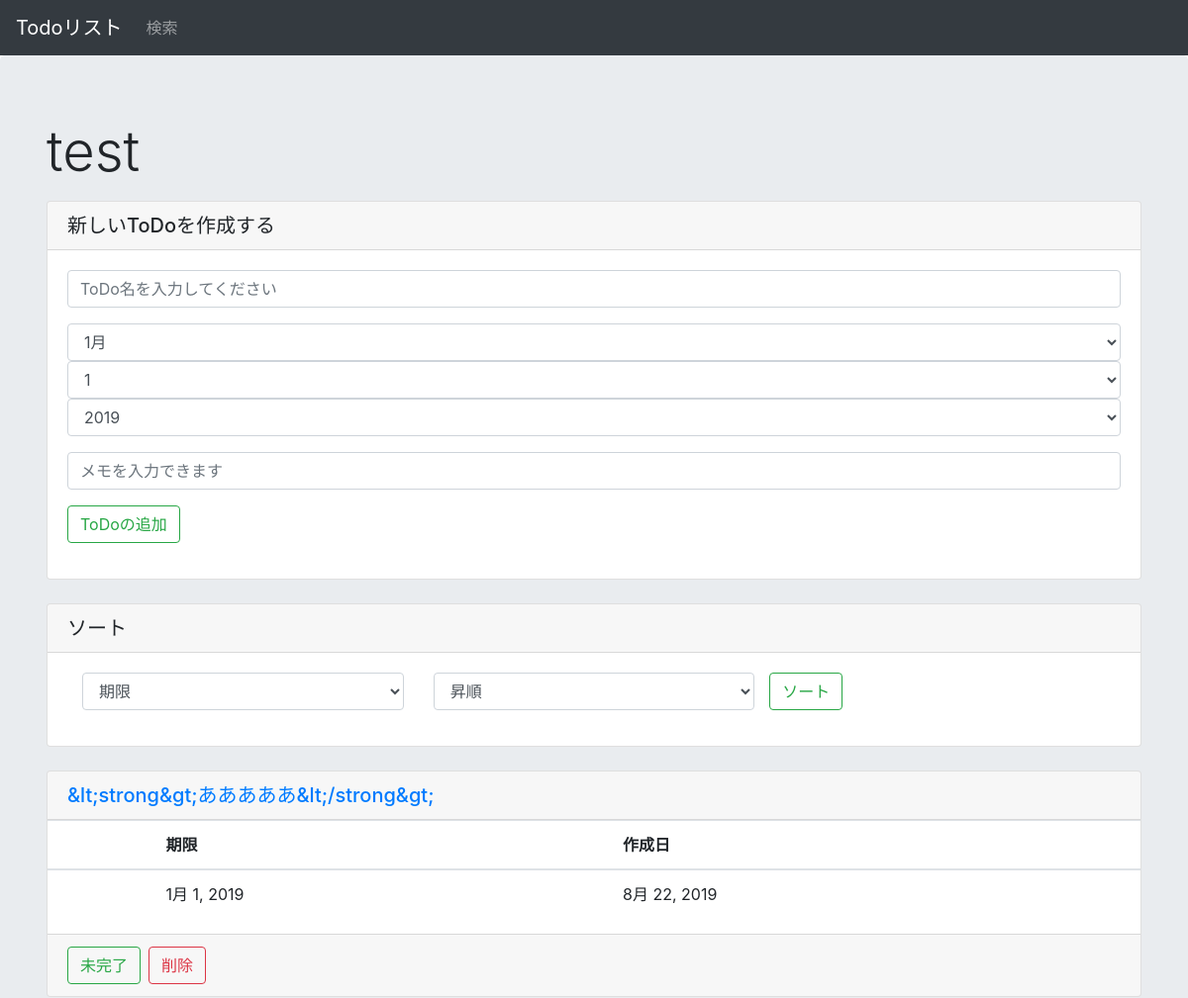
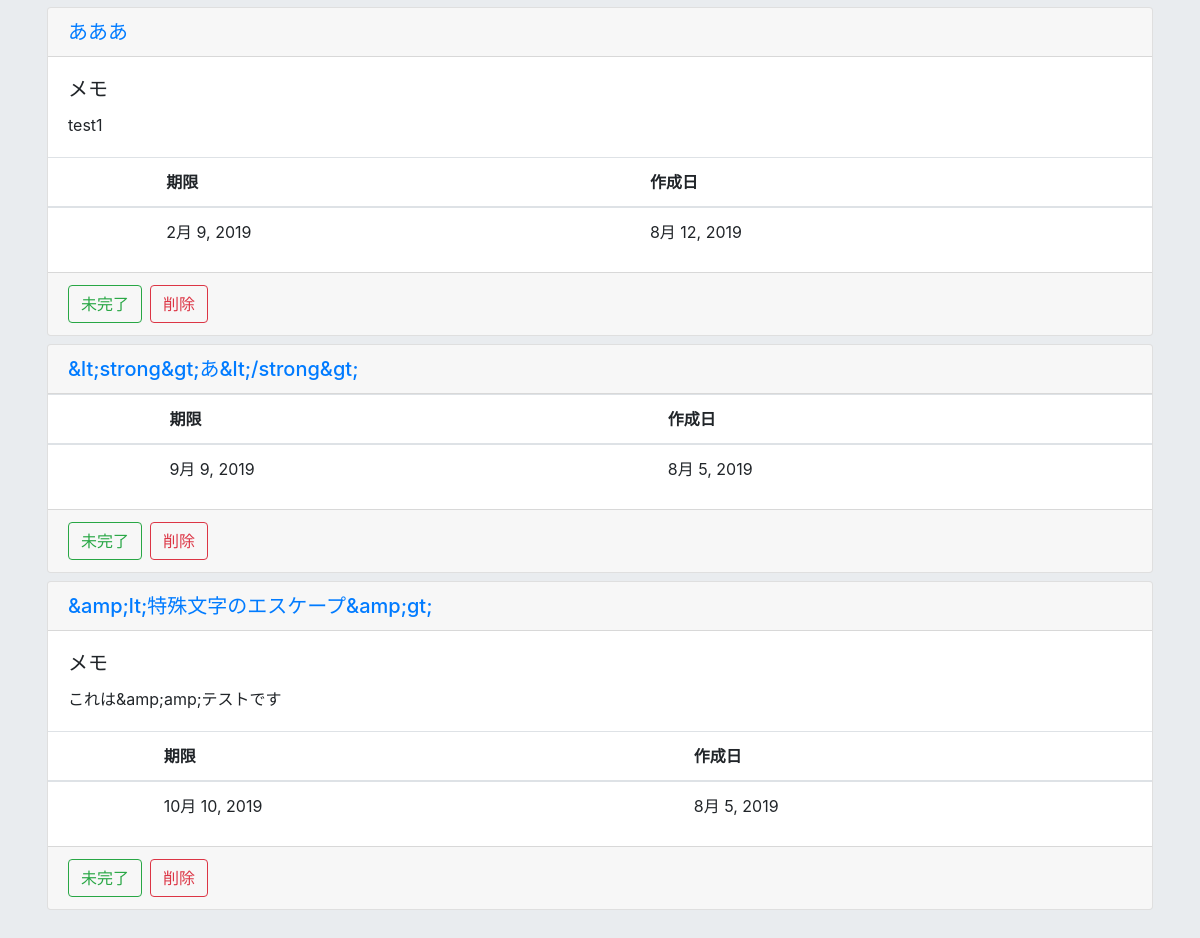
/list/22, run on the app's committed database (2 pictures, top to bottom).
### todo/models.py (models this page shows)
class List(models.Model):
    title = models.CharField(max_length=200)
    create_date = models.DateField(default=timezone.now)

class Task(models.Model):
    title = models.CharField(max_length=200)
    text = models.TextField()
    create_date = models.DateField(default=timezone.now)
    deadline_date = models.DateField(blank=True, null=True)
    completed = models.BooleanField(default=False)
    list = models.ForeignKey(List, on_delete=models.CASCADE)

### todo/views.py (the view, shortened to what this page needs)
# urls.py: path('list/<int:list_id>', views.list, name="list"),
def list(request, list_id):
    listdata = List.objects.get(id=list_id)
    taskdata = Task.objects.filter(list=listdata)
    status = False  #Trueならば「新しいToDoが作成されました」の表示
    create_task = True
    form = TaskForm(request.POST or None)
    for t in taskdata:
        if 'status_' + str(t.id) in request.POST:
            if t.completed:
                t.completed = False
            elif not t.completed:
                t.completed = True
            t.save()
            break
        elif 'delete_' + str(t.id) in request.POST:
            t.delete()
            taskdata = Task.objects.filter(list=listdata)
            break
    sort_target = 'deadline_date'
    order_sort_target = 'deadline_date'
    sort = 'ascending'
    taskdata = Task.objects.filter(list=listdata).order_by(order_sort_target)#タスクの追加や削除、変更の反映の為にもう一度代入
    params = {
        'id': list_id,
        'listdata': listdata,
        'taskdata': taskdata,
        'form': form,
        'status': status,
        'sort_target': sort_target,
        'sort': sort,
    }
    return render(request, 'todo/list.html', params)

### todo/forms.py
class TaskForm(forms.Form):
    title = forms.CharField(max_length=100, label='', widget=forms.TextInput(attrs={'class':'form-control','placeholder': 'ToDo名を入力してください'}))
    deadline_date = forms.DateField(label='', widget=forms.SelectDateWidget(attrs={'class':'form-control', 'type':'date'}))
    text = forms.CharField(max_length=1000, required=False, label='', widget=forms.TextInput(attrs={'class':'form-control','placeholder': 'メモを入力できます'}))

### todo/templates/todo/list.html (shortened to what this page needs)
{% extends "todo/base.html" %}
{% block content %}
<div class="jumbotron">
    <div class="container">
        <p class="display-4">{{listdata.title}}</p>
        <form method = "post">
            <div class="card mb-4">
                <h5 class="card-header">新しいToDoを作成する</h5>
                <div class="card-body">
                        <div class = "form-group">
                            <div class = "mb-3">
                                {{form.title}}
                            </div>
                            <div class = "mb-3">
                                {{form.deadline_date}}
                            </div>
                            <div class = "mb-3">
                                {{form.text}}
                            </div>
                            <button class="btn btn-outline-success my-2 my-sm-0" type="submit" name="submit">ToDoの追加</button>
                        </div>
                </div>
            </div>
        </form>
        <form method = "post">
            <div class="card mb-4">
                <h5 class="card-header">ソート</h5>
                <div class="card-body">
                        <div class = "form-group">
                            <div class="container">
                                <div class="row">
                                <div class="col-4">
                                        <select name="sort1" class="form-control">
                                            {% if sort_target == "create_date" %}
                                                <option selected>作成日</option>
                                                <option>期限</option>
                                            {% elif sort_target == "deadline_date" %}
                                                <option selected>期限</option>
                                            {% endif %}
                                        </select>
                                    </div>
                                    <div class="col-4">
                                        <select name="sort2" class="form-control">
                                            {% if sort == "ascending" %}
                                                <option selected>昇順</option>
                                            {% elif sort == "descending" %}
                                                <option>昇順</option>
                                                <option selected>降順</option>
                                            {% endif %}
                                        </select>
                                    </div>
                                    <button class="btn btn-outline-success my-2 my-sm-0" type="submit" name="sort_task">
                                        ソート
                                    </button>
                                </div>
                            </div>
                        </div>
                </div>
            </div>
        </form>
        {% if not taskdata %}
            <div class="alert alert-danger" role="alert">登録されたToDoはございません</div>
        {% else %}
            {% for i in taskdata %}
            <div class="card mb-2">
                <h5 class="card-header">
                    <a href="{% url 'todo:task' i.id%}">{{i.title}}</a>
                </h5>
                {% if i.text %}
                <div class="card-body">
                    <h5 class="card-title">メモ</h5>
                    {{i.text}}
                </div>
                {% endif %}
                <table class="table">
                    <thead>
                        <tr>
                            <th></th>
                            <th>期限</th>
                            <th>作成日</th>
                        </tr>
                    </thead>
                    <tbody>
                        <tr>
                            <th></th>
                            <td>{{i.deadline_date}}</td>
                            <td>{{i.create_date}}</td>
                        </tr>
                </table>
                <div class="card-footer">
                    <div class="container">
                        <div class="row">
                            <form method="post" class="mr-2">
                                <button class="btn btn-outline-success my-2 my-sm-0" type="submit" name="status_{{i.id}}">
                                    {% if i.completed %}
                                        完了
                                    {% else %}
                                        未完了
                                    {% endif %}
                                </button>
                            </form>
                            <button type="button" class="btn btn-outline-danger my-2 my-sm-0 " data-toggle="modal" data-target="#deleteModal_{{i.id}}">
                            削除
                            </button>
                        </div>
                    </div>
                </div>
            </div>
            {% endfor %}
        {% endif %}
    </div>
</div>
{% endblock %}

### data on the page
List: title "test"
Task: title "&lt;strong&gt;あああああ&lt;/strong&gt;", deadline_date "1月 1, 2019", create_date "8月 22, 2019", completed "未完了"
Task: title "あああ", text "test1", deadline_date "2月 9, 2019", create_date "8月 12, 2019", completed "未完了"
Task: title "&lt;strong&gt;あ&lt;/strong&gt;", deadline_date "9月 9, 2019", create_date "8月 5, 2019", completed "未完了"
Task: title "&amp;lt;特殊文字のエスケープ&amp;gt;", text "これは&amp;amp;テストです", deadline_date "10月 10, 2019", create_date "8月 5, 2019", completed "未完了"
